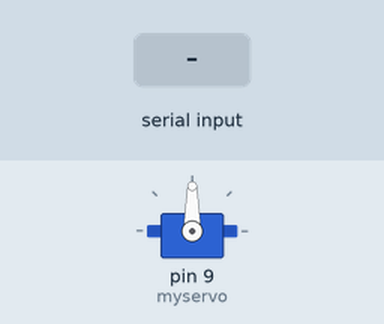
Bench run of a sketch on a simulated Arduino Uno, built with avr-gcc and run on an emulated ATmega328P. Shown: servo. Inputs (shaded band) come from the test bench.

Above: at 1.2 s.
1.3 s: "1" received over Serial
At 1.6 s:
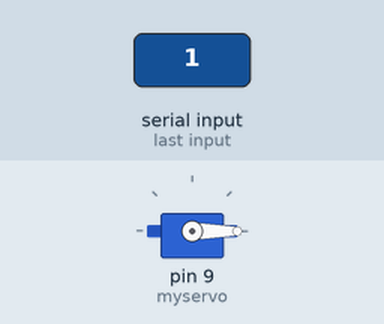
2.8 s: "0" received over Serial
At 4.1 s:
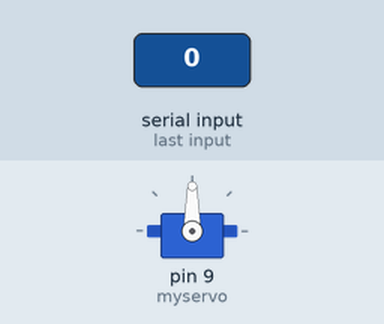
Timing chart, 0 to 5.8 s (numbered marks = the images above; inputs shaded):
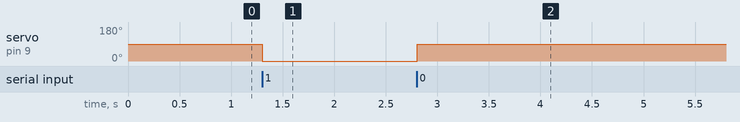

The sketch:

pyserial.ino
```cpp
#include <Servo.h>

Servo myservo;

void setup() {
  Serial.begin(9600);
  myservo.attach(9); //Servo connected to D9
  myservo.write(90);
}

void loop() {
  while (Serial.available() > 0) {
    myservo.write(0);
    char n = Serial.read();
    delay(2);
    if (n == '1') {
      myservo.write(0);
    } else {
      myservo.write(90);
    }
  }
}
```

Measured:
- after the input at 1.3 s, servo on pin 9 (myservo): 90° → 0° at once
- after the input at 2.8 s, servo on pin 9 (myservo): 0° → 90° at once
